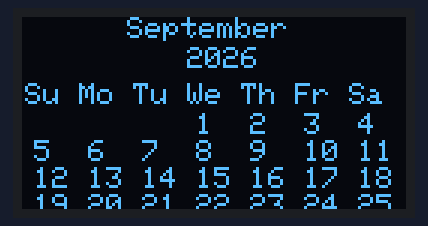
Recording of a sketch running on a simulated ESP32. Parts: 128×64 one-colour display.

Above: at 0.1 s.

The sketch:

desk_monitor.ino
```cpp
#include <Wire.h>
#include <Adafruit_GFX.h>
#include <Adafruit_SSD1306.h>

#define SCREEN_WIDTH 128
#define SCREEN_HEIGHT 64

#define OLED_SDA 21
#define OLED_SCL 22

Adafruit_SSD1306 display(SCREEN_WIDTH, SCREEN_HEIGHT, &Wire, -1);

// Change these to the month/year you want
int month = 9;
int year = 2026;

const char* months[] = {
  "January", "February", "March", "April",
  "May", "June", "July", "August",
  "September", "October", "November", "December"
};

// Zeller's algorithm
int getFirstDay(int year, int month) {
  if (month < 3) {
    month += 12;
    year--;
  }

  int k = year % 100;
  int j = year / 100;

  int day = (1 + (13 * (month + 1)) / 5 + k +
             k / 4 + j / 4 + 5 * j) % 7;

  // Convert to Sunday = 0
  return day;
}

int daysInMonth(int month, int year) {
  if (month == 2) {
    if ((year % 4 == 0 && year % 100 != 0) || year % 400 == 0)
      return 29;
    return 28;
  }

  if (month == 4 || month == 6 || month == 9 || month == 11)
    return 30;

  return 31;
}

void setup() {
  Serial.begin(115200);

  Wire.begin(OLED_SDA, OLED_SCL);

  if (!display.begin(SSD1306_SWITCHCAPVCC, 0x3C)) {
    Serial.println("OLED not found!");
    while (true);
  }

  display.clearDisplay();
  display.setTextColor(SSD1306_WHITE);

  drawCalendar();
}

void drawCalendar() {
  display.clearDisplay();

  // Month and year
  display.setTextSize(1);
  display.setCursor(35, 0);
  display.print(months[month - 1]);

  display.setCursor(55, 10);
  display.print(year);

  // Days of week
  const char* week[] = {
    "Su", "Mo", "Tu", "We", "Th", "Fr", "Sa"
  };

  for (int i = 0; i < 7; i++) {
    display.setCursor(i * 18 + 1, 22);
    display.print(week[i]);
  }

  int firstDay = getFirstDay(year, month);
  int totalDays = daysInMonth(month, year);

  int x;
  int y;

  for (int day = 1; day <= totalDays; day++) {

    int position = firstDay + day - 1;

    x = (position % 7) * 18 + 4;
    y = (position / 7) * 9 + 32;

    display.setCursor(x, y);
    display.print(day);
  }

  display.display();
}

void loop() {
  // Calendar stays on screen
}
```
